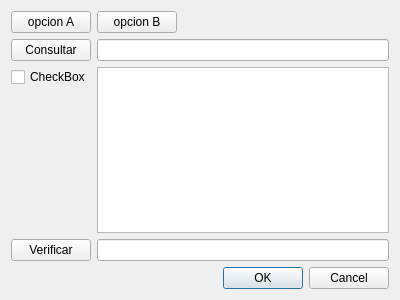
<?xml version="1.0" encoding="UTF-8"?>
<ui version="4.0">
 <class>DPrincipal</class>
 <widget class="QDialog" name="DPrincipal">
  <property name="geometry">
   <rect>
    <x>0</x>
    <y>0</y>
    <width>400</width>
    <height>300</height>
   </rect>
  </property>
  <property name="windowTitle">
   <string>Dialog</string>
  </property>
  <layout class="QVBoxLayout" name="verticalLayout_4">
   <item>
    <layout class="QVBoxLayout" name="verticalLayout_3">
     <item>
      <layout class="QVBoxLayout" name="verticalLayout">
       <item>
        <layout class="QHBoxLayout" name="horizontalLayout">
         <item>
          <widget class="QPushButton" name="bOpcionA">
           <property name="text">
            <string>opcion A</string>
           </property>
          </widget>
         </item>
         <item>
          <widget class="QPushButton" name="bOpcionB">
           <property name="text">
            <string>opcion B</string>
           </property>
          </widget>
         </item>
         <item>
          <spacer name="horizontalSpacer">
           <property name="orientation">
            <enum>Qt::Horizontal</enum>
           </property>
           <property name="sizeHint" stdset="0">
            <size>
             <width>40</width>
             <height>20</height>
            </size>
           </property>
          </spacer>
         </item>
        </layout>
       </item>
       <item>
        <layout class="QHBoxLayout" name="horizontalLayout_2">
         <item>
          <widget class="QPushButton" name="bConsultar">
           <property name="text">
            <string>Consultar</string>
           </property>
          </widget>
         </item>
         <item>
          <widget class="QLineEdit" name="leConsultar"/>
         </item>
        </layout>
       </item>
      </layout>
     </item>
     <item>
      <layout class="QHBoxLayout" name="horizontalLayout_3">
       <item>
        <layout class="QVBoxLayout" name="verticalLayout_2">
         <item>
          <widget class="QCheckBox" name="checkBox">
           <property name="text">
            <string>CheckBox</string>
           </property>
          </widget>
         </item>
         <item>
          <spacer name="verticalSpacer">
           <property name="orientation">
            <enum>Qt::Vertical</enum>
           </property>
           <property name="sizeHint" stdset="0">
            <size>
             <width>20</width>
             <height>40</height>
            </size>
           </property>
          </spacer>
         </item>
        </layout>
       </item>
       <item>
        <widget class="QPlainTextEdit" name="pteTextoResultado"/>
       </item>
      </layout>
     </item>
    </layout>
   </item>
   <item>
    <layout class="QHBoxLayout" name="horizontalLayout_4">
     <item>
      <widget class="QPushButton" name="bVerificar">
       <property name="text">
        <string>Verificar</string>
       </property>
      </widget>
     </item>
     <item>
      <widget class="QLineEdit" name="leVerificar"/>
     </item>
    </layout>
   </item>
   <item>
    <widget class="QDialogButtonBox" name="buttonBox">
     <property name="orientation">
      <enum>Qt::Horizontal</enum>
     </property>
     <property name="standardButtons">
      <set>QDialogButtonBox::Cancel|QDialogButtonBox::Ok</set>
     </property>
    </widget>
   </item>
  </layout>
 </widget>
 <resources/>
 <connections>
  <connection>
   <sender>buttonBox</sender>
   <signal>accepted()</signal>
   <receiver>DPrincipal</receiver>
   <slot>accept()</slot>
   <hints>
    <hint type="sourcelabel">
     <x>248</x>
     <y>254</y>
    </hint>
    <hint type="destinationlabel">
     <x>157</x>
     <y>274</y>
    </hint>
   </hints>
  </connection>
  <connection>
   <sender>buttonBox</sender>
   <signal>rejected()</signal>
   <receiver>DPrincipal</receiver>
   <slot>reject()</slot>
   <hints>
    <hint type="sourcelabel">
     <x>316</x>
     <y>260</y>
    </hint>
    <hint type="destinationlabel">
     <x>286</x>
     <y>274</y>
    </hint>
   </hints>
  </connection>
 </connections>
</ui>
